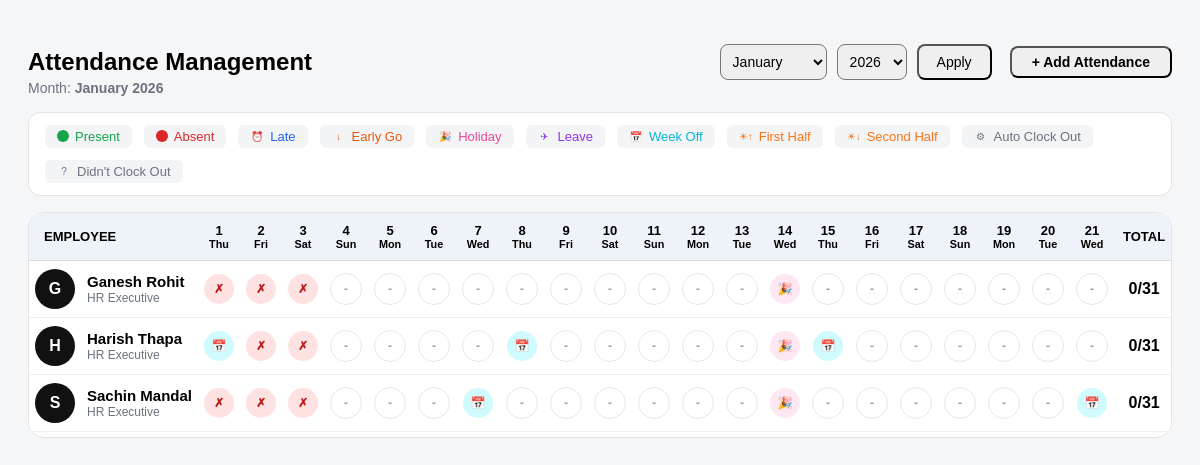
/admin/hr/attendance_tab.php, run on the app's committed database.
### tables this page shows
CREATE TABLE IF NOT EXISTS `employees` (
  `id` int NOT NULL AUTO_INCREMENT,
  `emp_code` varchar(20) NOT NULL,
  `name` varchar(100) NOT NULL,
  `mobile` varchar(20) DEFAULT NULL,
  `email` varchar(100) DEFAULT NULL,
  `dob` date DEFAULT NULL,
  `department_id` int DEFAULT NULL,
  `designation_id` int DEFAULT NULL,
  `shift_id` int DEFAULT NULL,
  `default_working_from` varchar(50) DEFAULT '',
  `weekoff_days` varchar(100) DEFAULT NULL,
  `joining_date` date DEFAULT NULL,
  `updated_at` timestamp NULL DEFAULT NULL,
  `device_id` varchar(100) DEFAULT NULL,
  `status` tinyint(1) DEFAULT '1',
  `created_at` timestamp NOT NULL DEFAULT CURRENT_TIMESTAMP,
  PRIMARY KEY (`id`),
  KEY `department_id` (`department_id`),
  KEY `designation_id` (`designation_id`)
);

CREATE TABLE IF NOT EXISTS `designations` (
  `id` int NOT NULL AUTO_INCREMENT,
  `department_id` int NOT NULL,
  `designation_name` varchar(100) NOT NULL,
  `created_at` timestamp NOT NULL DEFAULT CURRENT_TIMESTAMP,
  `updated_at` timestamp NULL DEFAULT NULL,
  PRIMARY KEY (`id`),
  KEY `department_id` (`department_id`)
);

### admin/hr/attendance_tab.php (the view, shortened to what this page needs)
<?php
include '../config/db.php';
$currentYear  = (int)date('Y');
$currentMonth = (int)date('n');
$year  = isset($_GET['year'])  ? (int)$_GET['year']  : $currentYear;
$month = isset($_GET['month']) ? (int)$_GET['month'] : $currentMonth;
$monthName  = date('F Y', strtotime("$year-$month-01"));
$totalDays  = cal_days_in_month(CAL_GREGORIAN, $month, $year);
$empSql = "
    SELECT e.id, e.emp_code, e.name, desig.designation_name, e.shift_id, e.weekoff_days,
           s.start_time, s.end_time, s.late_mark_after, s.half_day_after
    FROM employees e
    LEFT JOIN designations desig ON desig.id = e.designation_id
    LEFT JOIN shifts s ON s.id = e.shift_id
    ORDER BY e.name ASC
";
$empRes = $con->query($empSql);
$employees      = [];
$empByLogUserId = [];
$empShifts      = [];
$empWeekOffs    = [];
if ($empRes && $empRes->num_rows > 0) {
    while ($row = $empRes->fetch_assoc()) {
        $num = (int) filter_var($row['emp_code'] ?? '', FILTER_SANITIZE_NUMBER_INT);
        $row['log_user_id']    = $num;
        $empId = (int)$row['id'];
        $employees[]           = $row;
        $empByLogUserId[$num]  = $empId;
        if ($row['shift_id']) {
            $empShifts[$empId] = [
                'start_time' => $row['start_time'],
                'end_time' => $row['end_time'],
                'late_mark_after' => (int)($row['late_mark_after'] ?? 30),
                'half_day_after' => (int)($row['half_day_after'] ?? 270)
            ];
        }
        if (!empty($row['weekoff_days'])) {
            $empWeekOffs[$empId] = $row['weekoff_days'];
        }
    }
}
$holidaysMap = [];
$startDate = sprintf('%04d-%02d-01', $year, $month);
$endDate = date('Y-m-t', strtotime($startDate));
$tableCheck = $con->query("SHOW TABLES LIKE 'holidays'");
if ($tableCheck && $tableCheck->num_rows > 0) {
    $holidaySql = "SELECT holiday_date, holiday_name FROM holidays WHERE holiday_date BETWEEN ? AND ?";
    $stmtHoliday = $con->prepare($holidaySql);
    if ($stmtHoliday) {
        $stmtHoliday->bind_param("ss", $startDate, $endDate);
        $stmtHoliday->execute();
        $holidayRes = $stmtHoliday->get_result();
        while ($holiday = $holidayRes->fetch_assoc()) {
            $holidaysMap[$holiday['holiday_date']] = $holiday['holiday_name'];
        }
    }
}
$attendanceMap = [];
if (!empty($empByLogUserId)) {
    $startDateTime  = $startDate . ' 00:00:00';
    $endDateTime    = $endDate   . ' 23:59:59';
    $logSql = "
        SELECT user_id, time, type, working_from, reason
        FROM attendance_logs
        WHERE time BETWEEN ? AND ?
    ";
    $stmtLog = $con->prepare($logSql);
    if ($stmtLog) {
        $stmtLog->bind_param("ss", $startDateTime, $endDateTime);
        $stmtLog->execute();
        $logsRes = $stmtLog->get_result();
        while ($log = $logsRes->fetch_assoc()) {
            $logUserId = (int)$log['user_id'];
            if (!isset($empByLogUserId[$logUserId])) {
                continue;
            }
            $empId = $empByLogUserId[$logUserId];
            $ts  = strtotime($log['time']);
            $day = (int)date('j', $ts);
            $attendanceMap[$empId][$day]['logs'][] = $log;
        }
    }
}
$monthNames = [
 1=>'January',2=>'February',3=>'March',4=>'April',5=>'May',6=>'June',
 7=>'July',8=>'August',9=>'September',10=>'October',11=>'November',12=>'December'
];
function determineAttendanceStatus($dayData, $date, $shiftInfo = null, $weekoffDays = null, $holidayName = null) {
    $today = date('Y-m-d');
    $isFuture = strtotime($date) > strtotime($today);
    if ($holidayName) {
        return ['status' => 'H', 'tooltip' => "Holiday: {$holidayName}"];
    }
    if ($weekoffDays) {
        $dayName = date('l', strtotime($date));
        $weekoffArray = array_map('trim', explode(',', $weekoffDays));
        if (in_array($dayName, $weekoffArray)) {
            return ['status' => 'WO', 'tooltip' => 'Week Off'];
        }
    }
    if (!$dayData || empty($dayData['logs'])) {
        if ($isFuture) {
            return ['status' => '-', 'tooltip' => 'Future Date'];
        }
        return ['status' => 'A', 'tooltip' => 'Absent'];
    }
    $logs = $dayData['logs'];
    $logCount = count($logs);
    $tooltip = "Present ({$logCount} punches)";
    return ['status' => 'P', 'tooltip' => $tooltip];
}
?>
<div style="padding:20px;">
    <div class="att-header-bar">
        <div style="display: flex; flex-direction: column; justify-content: center;">
            <h2 style="font-weight:700; margin-bottom:4px;">Attendance Management</h2>
            <div style="color:#6b7280; font-size:14px;">
                Month: <strong><?php echo htmlspecialchars($monthName); ?></strong>
            </div>
        </div>
        <div class="att-header-right">
            <form id="attendanceFilterForm"
                  method="GET"
                  style="display: flex; align-items: center; gap: 10px; margin-bottom: 0;">
                <select name="month" class="att-filter-select">
                    <?php foreach ($monthNames as $m => $label): ?>
                        <option value="<?php echo $m; ?>" <?php echo ($m == $month?'selected':''); ?>>
                            <?php echo $label; ?>
                        </option>
                    <?php endforeach; ?>
                </select>
                <select name="year" class="att-filter-select">
                    <?php for ($y = $currentYear-3; $y <= $currentYear+3; $y++): ?>
                        <option value="<?php echo $y; ?>" <?php echo ($y == $year?'selected':''); ?>>
                            <?php echo $y; ?>
                        </option>
                    <?php endfor; ?>
                </select>
                <button class="btn btn-dark" type="submit">Apply</button>
            </form>
            <button type="button"
                class="btn btn-dark att-add-btn"
                data-bs-toggle="modal"
                data-bs-target="#markAttendanceModal"
                style="margin-left: 8px;">
                + Add Attendance
            </button>
        </div>
    </div>
    <div class="att-legend">
        <div class="att-pill" style="color:#16a34a;">
            <span class="att-pill-dot dot-present"></span> Present
        </div>
        <div class="att-pill" style="color:#dc2626;">
            <span class="att-pill-dot dot-absent"></span> Absent
        </div>
        <div class="att-pill" style="color:#2563eb;">
            <span class="att-pill-icon">⏰</span> Late
        </div>
        <div class="att-pill" style="color:#ea580c;">
            <span class="att-pill-icon">↓</span> Early Go
        </div>
        <div class="att-pill" style="color:#ec4899;">
            <span class="att-pill-icon">🎉</span> Holiday
        </div>
        <div class="att-pill" style="color:#9333ea;">
            <span class="att-pill-icon">✈</span> Leave
        </div>
        <div class="att-pill" style="color:#06b6d4;">
            <span class="att-pill-icon">📅</span> Week Off
        </div>
        <div class="att-pill" style="color:#f97316;">
            <span class="att-pill-icon">☀↑</span> First Half
        </div>
        <div class="att-pill" style="color:#f97316;">
            <span class="att-pill-icon">☀↓</span> Second Half
        </div>
        <div class="att-pill" style="color:#6b7280;">
            <span class="att-pill-icon">⚙</span> Auto Clock Out
        </div>
        <div class="att-pill" style="color:#6b7280;">
            <span class="att-pill-icon">?</span> Didn't Clock Out
        </div>
    </div>
    <div class="att-card">
        <div class="att-scroll-wrapper">
            <table class="att-table">
                <thead>
                    <tr>
                        <th class="att-sticky-left" style="text-align:left; padding-left:15px;">EMPLOYEE</th>
                        <?php for ($d=1; $d <= $totalDays; $d++):
                            $day = date('D', strtotime("$year-$month-$d"));
                        ?>
                            <th>
                                <?php echo $d; ?><br>
                                <small><?php echo $day; ?></small>
                            </th>
                        <?php endfor; ?>
                        <th class="att-sticky-right">TOTAL</th>
                    </tr>
                </thead>
                <tbody>
                <?php if (!empty($employees)): ?>
                    <?php foreach ($employees as $emp):
                        $empId        = (int)$emp['id'];
                        $presentCount = 0;
                    ?>
                    <tr>
                        <td class="att-sticky-left" style="background:#fff;">
                            <div class="emp-info">
                                <div class="emp-avatar">
                                    <?php echo strtoupper(substr($emp['name'],0,1)); ?>
                                </div>
                                <div class="emp-details">
                                    <div class="emp-name"><?php echo htmlspecialchars($emp['name']); ?></div>
                                    <div class="emp-role"><?php echo htmlspecialchars($emp['designation_name'] ?? ''); ?></div>
                                </div>
                            </div>
                        </td>
                        <?php for ($d=1; $d <= $totalDays; $d++):
                            $currentDate = sprintf('%04d-%02d-%02d', $year, $month, $d);
                            $dayData = $attendanceMap[$empId][$d] ?? null;
                            $shiftInfo = $empShifts[$empId] ?? null;
                            $weekoffDays = $empWeekOffs[$empId] ?? null;
                            $holidayName = $holidaysMap[$currentDate] ?? null;
                            $statusResult = determineAttendanceStatus($dayData, $currentDate, $shiftInfo, $weekoffDays, $holidayName);
                            $status = $statusResult['status'];
                            $statusDisplay = [
                                'P' => '✓',
                                'A' => '✗',
                                'L' => '⏰',
                                'EG' => '↓',
                                'H' => '🎉',
                                'LV' => '✈',
                                'SL' => '🏷',
                                'WO' => '📅',
                                'FH' => '☀↑',
                                'SH' => '☀↓',
                                'ACO' => '⚙',
                                'DCO' => '?',
                                '-' => '-'
                            ];
                            $display = $statusDisplay[$status] ?? '?';
                        ?>
                        <td>
                            <div class="att-cell-wrapper att-clickable"
                                 data-emp-id="<?php echo $empId; ?>"
                                 data-emp-name="<?php echo htmlspecialchars($emp['name']); ?>"
                                 data-emp-role="<?php echo htmlspecialchars($emp['designation_name'] ?? ''); ?>"
                                 data-date="<?php echo $currentDate; ?>"
                                 data-status="<?php echo $status; ?>"
                                 style="cursor: pointer;">
                                <div class="att-badge att-<?php echo $status === '-' ? 'future' : $status; ?>">
                                    <?php echo $display; ?>
                                </div>
                            </div>
                        </td>
                        <?php endfor; ?>
                        <td class="att-sticky-right" style="background:#fff; font-weight:700;">
                            <?php echo $presentCount . '/' . $totalDays; ?>
                        </td>
                    </tr>
                    <?php endforeach; ?>
                <?php endif; ?>
                </tbody>
            </table>
        </div>
    </div>
</div>

### admin/hr/attendance_tab.php (style rules this page uses)
.att-header-bar { display: flex; justify-content: space-between; align-items: center; gap: 16px; margin-bottom: 16px; flex-wrap: wrap; }
.att-header-right { display: flex; align-items: center; gap: 10px; flex-wrap: wrap; }
.att-legend { display:flex; gap:12px; flex-wrap:wrap; margin-bottom:16px; background:#fff; padding:12px 16px; border-radius:12px; border:1px solid #e3e3e3; }
.att-pill { display:flex; align-items:center; gap:6px; font-size:13px; background:#f3f4f6; border-radius:6px; padding:4px 12px; }
.att-pill-icon { width:14px;height:14px; display:flex; align-items:center; justify-content:center; font-size:10px; }
.att-pill-dot { width:12px;height:12px;border-radius:50%; }
.dot-present { background:#16a34a; }
.dot-absent { background:#dc2626; }
.att-filter-select { border-radius: 8px !important; padding: 4px 8px !important; height: 36px !important; font-size: 14px !important; }
#attendanceFilterForm .btn { height: 36px !important; padding: 0px 18px !important; font-size: 14px !important; border-radius: 8px; }
.att-add-btn { border-radius: 8px; font-weight: 600; padding: 6px 20px; font-size: 14px; }
.att-card { background: #fff; border-radius: 16px; padding: 0; border: 1px solid #e3e3e3; overflow: hidden; }
.att-scroll-wrapper { overflow-x: auto; overflow-y: hidden; padding-bottom: 5px; }
.att-table { width: max-content; border-collapse: collapse; }
.att-sticky-left { position: sticky; left: 0; background: #fff; z-index: 10; }
.att-sticky-right { position: sticky; right: 0; background: #fff; z-index: 10; }
.att-table th { text-align: center; padding: 10px 6px; background: #eef3fa; border-bottom: 1px solid #d8dce2; font-size: 13px; }
.att-table td { border-bottom: 1px solid #eee; padding: 8px 6px; text-align: center; }
.emp-info { display: flex; align-items: center; gap: 12px; }
.emp-avatar { min-width: 40px; height: 40px; border-radius: 50%; background: #111; color: #fff; display: flex; align-items: center; justify-content: center; font-weight: 700; }
.emp-details { line-height: 1.2; text-align: left; }
.emp-name { font-weight: 600; font-size: 15px; }
.emp-role { font-size: 12px; color:#6b7280; }
.att-badge { width: 30px; height: 30px; border-radius: 50%; font-size:12px; font-weight:bold; display:flex; justify-content:center; align-items:center; margin:auto; position:relative; line-height:1; }
.att-A { background:#fee2e2; color:#b91c1c; }
.att-H { background:#fce7f3; color:#be185d; }
.att-WO { background:#cffafe; color:#0e7490; }
.att-future { background:#ffffff; color:#9ca3af; border:1px solid #e5e7eb; }
.att-cell-wrapper { position: relative; }

### data on the page
employees: name "G", name "Ganesh Rohit", designation.designation_name "HR Executive", id "✗", id "-", id "🎉", presentCount "0"
employees: name "H", name "Harish Thapa", designation.designation_name "HR Executive", id "📅", id "✗", id "-", id "🎉", presentCount "0"
employees: name "S", name "Sachin Mandal", designation.designation_name "HR Executive", id "✗", id "-", id "📅", id "🎉", presentCount "0"

### other printed values
$monthName "January 2026"
$day "Thu"
$day "Fri"
$day "Sat"
$day "Sun"
$day "Mon"
$day "Tue"
$day "Wed"
form field month "January"
form field year "2026"
